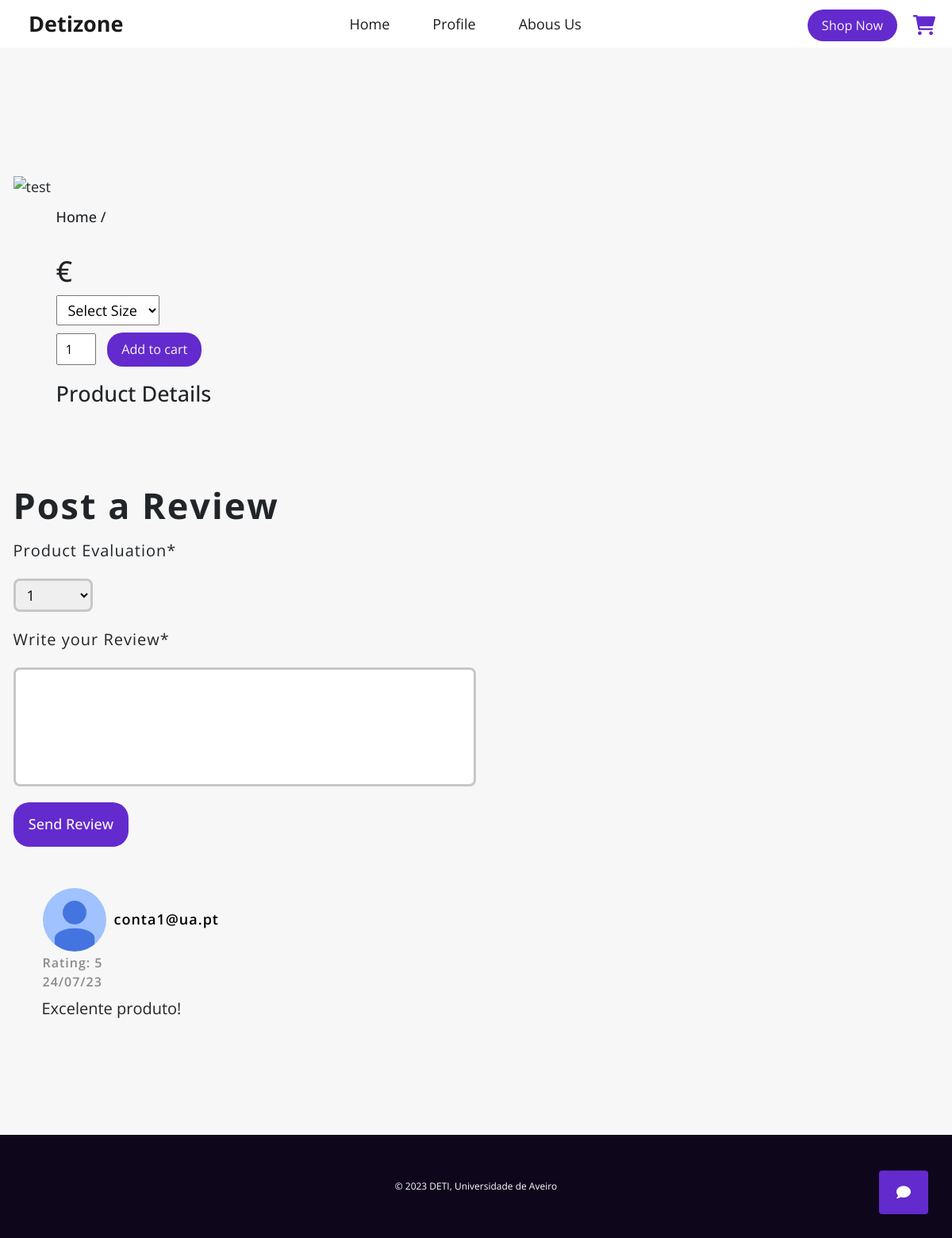
Page /product (signed in) on the committed database.
### tables this page shows
CREATE TABLE reviews ( 
        id INTEGER PRIMARY KEY AUTOINCREMENT,
        email TEXT NOT NULL,
        ratings TEXT NOT NULL,
        review TEXT NOT NULL
    );

### website/views.py (the view)
@views.route('/product', methods=['GET', 'POST'])
def product():
    if request.method == 'POST':
        value = session['value']
        product = get_products_by_name(value)
        image_path = product[4].replace("website\\static\\", "").replace("\\", "/")
        email = session['user']['email']
        ratings = request.form['ratings']
        reviews = request.form['p-review']
        add_review(email, ratings, reviews)
        return render_template('product.html', session_user = email, reviews = get_review(), product=product, image_path=image_path)
    else:
        if('user' in session):
            try:
                value = request.args.get('value')
                product = get_products_by_name(value)
                image_path = product[4].replace("website\\static\\", "").replace("\\", "/")
                session['value'] = value
                email = session['user']['email']
                return render_template('product.html', session_user = email, reviews = get_review(), product=product, image_path=image_path)
            except TypeError:
                email = session['user']['email']
                product = get_products_by_name(value)
                return render_template('product.html', session_user = email, reviews = get_review(), product=product)
        else:
            return redirect(url_for('auth.login'))

### website/database.py (called while the page is built)
def get_review():
    with sqlite3.connect(db_path) as con:
        cur = con.cursor()
        cur.execute(f"""
            SELECT review, ratings FROM reviews
            """)
        review = cur.fetchall()
        return review

def get_products_by_name(name):
    with sqlite3.connect(db_path) as con:
        cur = con.cursor()
        cur.execute(f"""
            SELECT quantity, stock, description, name, file_path, price, categories FROM products
            WHERE name = '{name}';
            """)
        products = cur.fetchone()
        return products

### website/templates/product.html (shortened to what this page needs)
{% extends "base.html" %}
{% block head %}
<link rel="stylesheet" href="{{url_for('static', filename='css/product.css')}}">
{% endblock %}
{% block body %}
<section class="container product my-5 pt-5">
    <div class="row mt-5">
        <div class="col-lg-5 col-md-12 col-12">
            <img class="img-fluid w-100 pb-1" src="{{url_for('static',filename=image_path)}}" id="MainImage" alt="test">
        </div>
        <div class="col-lg-6 mx-5 mt-2 col-md-12 col-12">
            <h6>Home / {{product[6]}}</h6>
            <h3 class="py-2">{{product[3]}}</h3>
            <h2> {{product[5]}}€ </h2>
            <select class="my-2">
                <option>Select Size</option>
            </select>
            <form method="POST" action="/add_cart">
                <input type="number" value="1" min="1" max="{{product[0]}}" name="quantity">
                <button class="action_btn">Add to cart</button>
            </form>
            <h4 class="mt-3 mb-3">Product Details</h4>
        </div>
        <section class="wrapper">
            <div class="review-container">
                <h1>Post a Review</h1>
                <form class="post-review" method="POST" action="/product">
                    <label for="evaluation">Product Evaluation*</label>
                    <select id="ratings" name="ratings">
                        <option value="1">1</option>
                    </select>
                    <label for="product-review">Write your Review*</label>
                    <textarea id="p-review" name="p-review"></textarea>
                    <button id="review-button" class="action_btn">Send Review</button>
                </form>
                <div class="reviews">
                    {% for review in reviews %}
                    <div class="review">
                        <ul class="userID">
                            <li><img src="{{url_for('static',filename='images/default.png')}}" alt="Avatar"/></li>
                            <li>{{session_user}}</li>
                        </ul>
                        <ul>
                            <li>Rating: {{review[0]}}</li>
                            <li>24/07/23</li>
                        </ul>
                        <p class="rtext">{{review[1]}}</p>
                    </div>
                    {% endfor %}
                </div>
            </div>
        </section>
    </div>
</section>
{% endblock %}

### website/static/css/product.css (style rules this page uses)
* { font-family: 'Open Sans', sans-serif; font-size: 18px; }
.product select { display: block; padding: 5px 10px; }
.product input { width: 50px; height: 40px; padding-left: 10px; font-size: 16px; margin-right: 10px; }
.review-container { width: 100%; margin-top: 80px; }
.review-container h1 { font-family: 'Open Sans', sans-serif; font-weight: 700; font-size: 2.5rem; letter-spacing: 2px; }
.review-container .post-review { display: flex; flex-direction: column; width: 50%; row-gap: 20px; margin-top: 15px; }
.review-container .post-review label { font-size: 20px; letter-spacing: 1px; }
.review-container .post-review select { width: 100px; box-sizing: border-box; border: 3px solid rgb(199, 199, 199); border-radius: 8px; }
.review-container .post-review select option { font-size: 18px; }
.review-container .post-review textarea { width: 100%; height: 150px; padding: 12px 20px; box-sizing: border-box; border: 3px solid rgb(199, 199, 199); border-radius: 8px; resize: none; }
.review-container .post-review .action_btn { width: 25%; text-align: center; padding: 0.8rem 1rem; font-size: 18px; font-weight: 500; }
.review-container .reviews { display: flex; flex-direction: column; width: 80%; row-gap: 20px; margin-top: 15px; padding: 2rem; word-wrap: break-word; }
.review-container .reviews .review ul { margin: 0; padding: 1px; }
.review-container .reviews .review .userID { display: flex; flex-direction: row; align-items: center; column-gap: 10px; }
.review-container .reviews .review .userID li { color: rgb(0, 0, 0); font-size: 18px; }
.review-container .reviews .review img { border-radius: 50%; width: 80px; }
.review-container .reviews .review ul li { font-family: 'Open Sans', sans-serif; font-size: 16px; font-weight: 600; color: rgb(138, 138, 138); letter-spacing: 1px; }
.review-container .reviews .review p { font-family: 'Open Sans', sans-serif; font-size: 20px; margin-top: 6px; }

### website/static/css/base.css (style rules this page uses)
* { margin: 0; padding: 0; box-sizing: border-box; font-family: 'Open Sans', sans-serif; }
li { list-style: none; }
.col-r .action_btn, .action_btn { background-color: rgb(99, 42, 206); font-family: 'Open Sans', sans-serif !important; color: rgb(247,247,247); padding: 0.5rem 1rem; border: none; outline: none; border-radius: 20px; font-size: 0.9rem; cursor: pointer; transition: all 0.3s ease; }

### website/static/css/style.css (style rules this page uses)
.container { padding: 2rem 0; }

### rows in the picture
reviews: email "conta1@ua.pt", review "5", ratings "Excelente produto!"
